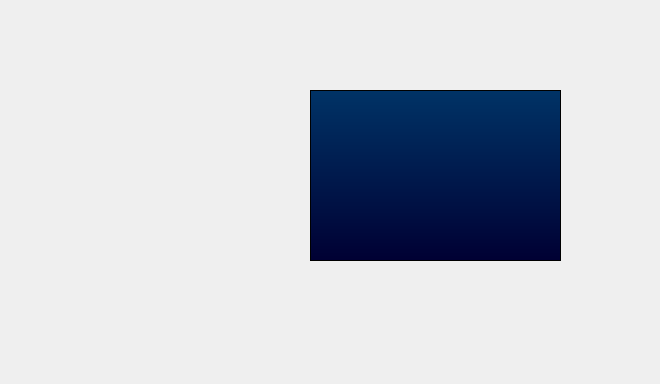
<?xml version="1.0" encoding="UTF-8"?>
<ui version="4.0">
 <class>res</class>
 <widget class="QWidget" name="res">
  <property name="geometry">
   <rect>
    <x>0</x>
    <y>0</y>
    <width>660</width>
    <height>384</height>
   </rect>
  </property>
  <property name="windowTitle">
   <string>Form</string>
  </property>
  <property name="styleSheet">
   <string notr="true">QTextEdit {
background: qlineargradient(spread:pad, x1:0, y1:0, x2:0, y2:1,stop:0 #003366, stop:1 #000033);
color: #FFFFFF;
}</string>
  </property>
  <widget class="QPushButton" name="pushButton">
   <property name="geometry">
    <rect>
     <x>230</x>
     <y>390</y>
     <width>91</width>
     <height>41</height>
    </rect>
   </property>
   <property name="text">
    <string>查看折线图</string>
   </property>
  </widget>
  <widget class="QPushButton" name="pushButton_2">
   <property name="geometry">
    <rect>
     <x>580</x>
     <y>390</y>
     <width>91</width>
     <height>41</height>
    </rect>
   </property>
   <property name="text">
    <string>退出</string>
   </property>
  </widget>
  <widget class="QTextEdit" name="textEdit">
   <property name="geometry">
    <rect>
     <x>310</x>
     <y>90</y>
     <width>251</width>
     <height>171</height>
    </rect>
   </property>
   <property name="styleSheet">
    <string notr="true">QTextEdit {
  font-size: 30px; // 设置字体大小
   text-align: center;  // 设置文本居中对齐
   background: qlineargradient(
     spread:pad, x1:0, y1:0, x2:0, y2:1,
     stop:0 #003366, stop:1 #000033
   );
   color: #FFFFFF;
}</string>
   </property>
  </widget>
 </widget>
 <resources/>
 <connections/>
</ui>
